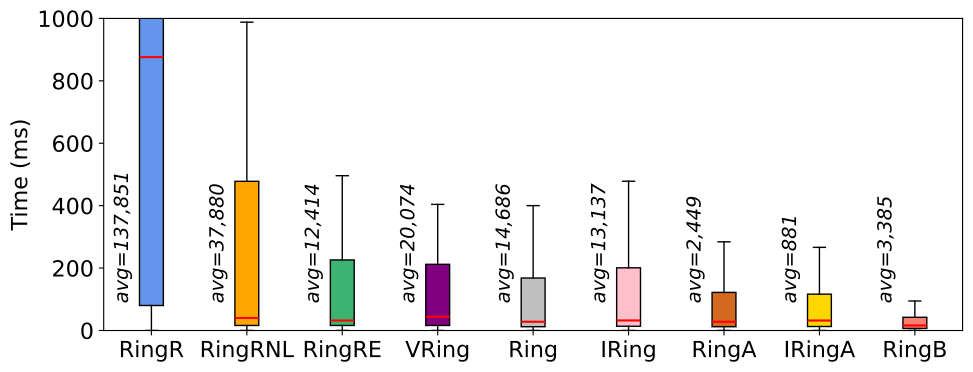

Here is the Python script that generated this plot:
import pandas as pd
import numpy as np
import matplotlib.pyplot as plt
import sys



plt.rcParams.update({'font.size': 16})

plt.rcParams['mathtext.fontset'] = 'custom'
plt.rcParams['mathtext.rm'] = 'Bitstream Vera Sans'
plt.rcParams['mathtext.it'] = 'Bitstream Vera Sans:italic'
plt.rcParams['mathtext.bf'] = 'Bitstream Vera Sans:bold'

limit = 600



def to_seconds(value):
	return value / 1000000000.0

#xaxis = float(sys.argv[3])
df_iring_adap = pd.read_csv("type3.iring.1000.time.csv" ,
					  header=None, delimiter=';', names=['id', 'res', 'time', 'utime'])
df_iring = pd.read_csv("type3.iring.fixed.1000.time.csv" ,
					  header=None, delimiter=';', names=['id', 'res', 'time', 'utime'])
df_ring_adap = pd.read_csv("type3.ring.1000.time.csv" ,
					  header=None, delimiter=';', names=['id', 'res', 'time', 'utime'])
df_ring = pd.read_csv("type3.ring.fixed.1000.time.csv" ,
					  header=None, delimiter=';', names=['id', 'res', 'time', 'utime'])
df_ring_muthu = pd.read_csv("type3.ring-muthu.fixed.1000.time.csv",
					   header=None, delimiter=';', names=['id', 'res', 'time', 'utime'])
df_ring_random = pd.read_csv("type3.ring.random.1000.time.csv" ,
					  header=None, delimiter=';', names=['id', 'res', 'time', 'utime'])
df_ring_random_lonely = pd.read_csv("type3.ring.random-lonely.1000.time.csv" ,
					  header=None, delimiter=';', names=['id', 'res', 'time', 'utime'])
df_ring_random_lonely_est = pd.read_csv("type3.ring.random-lonely-est.1000.time.csv" ,
					  header=None, delimiter=';', names=['id', 'res', 'time', 'utime'])
df_ring_best = pd.read_csv("type3.ring.best.1000.time.csv" ,
					  header=None, delimiter=';', names=['id', 'res', 'time'])
#df_compactltj = pd.read_csv("type3.cltj.1000.time.csv" ,
#					  header=None, delimiter=';', names=['id', 'res', 'time'])



df_data = pd.DataFrame()
df_data['RingR'] = df_ring_random['time'].div( 1000000.0)
df_data['RingRNL'] = df_ring_random_lonely['time'].div( 1000000.0)
df_data['RingRE'] = df_ring_random_lonely_est['time'].div( 1000000.0)
df_data['VRing'] = df_ring_muthu['time'].div( 1000000.0)
df_data['Ring'] = df_ring['time'].div( 1000000.0)
df_data['IRing'] = df_iring['time'].div( 1000000.0)
df_data['RingA'] = df_ring_adap['time'].div( 1000000.0)
df_data['IRingA'] = df_iring_adap['time'].div( 1000000.0)
df_data['RingB'] = df_ring_best['time'].div( 1000000.0)
#df_data['CompactLTJ'] = df_ring['time'].div( 1000000.0)



names = [ 'RingR', 'RingRNL', 'RingRE', 'VRing', 'Ring', 'IRing', 'RingA', 'IRingA', 'RingB']



fig, ax1 = plt.subplots(nrows=1, ncols=1, figsize=(10, 4))
#fig, ax1 = plt.subplots(nrows=1, ncols=1, figsize=(8, 6))

# rectangular box plot
bplot1 = ax1.boxplot(df_data,
					 widths=0.25,
                     patch_artist=True,  # fill with color
                     showfliers=False)  # will be used to label x-ticks
#ax1.set_title('VEOs', weight='bold')

colors = ['cornflowerblue', 'orange', 'mediumseagreen', 'purple', 'silver', 'pink', 'chocolate', 'gold', 'salmon']

i = 0
for bplot in bplot1['boxes']:
	bplot.set_facecolor(colors[i] )
	bplot.set_edgecolor('black')
	i = i + 1
i = 0
for bplot in bplot1['medians']:
	bplot.set_linewidth(1.5)
	bplot.set_color('red')
	i = i + 1
i = 0
for bplot in bplot1['caps']:
	#bplot.set_color(colors[i//2])
	bplot.set_color('black')
	i = i + 1

#fig = df_data.boxplot(positions=bpt, grid=False, return_type='axes')
#fig.plot()
#plt.suptitle(title)

x_labels = []
i = 1
for n in names:
	ax1.annotate('avg=' + '{:,}'.format(int(round(df_data[n].mean(),0))), (i-0.4, 100), rotation=90, fontsize=14, style='italic')
	i = i + 1


ax1.set_xticks(np.arange(1, 10, step=1), names)
ax1.set_ylim(top=1000)
ax1.set_ylim(bottom=-0.2)
#ax1.set_yscale('symlog')
#ax1.set_yscale('log')

ax1.set_ylabel("Time (ms)")


#fig.legend(bplot1['boxes'], names, ncol=5, fontsize=14, loc='upper center', bbox_to_anchor=[0.5, 1.05])
fig.tight_layout()
#plt.show()


fig.savefig('boxplots-type3.pdf', bbox_inches ="tight")

print(df_data.describe())
print(df_data.median())
#print "Errors"

#for e in errors:
#	print "---"+str(int(e)) + "---"
#	print "New:"
#	print df_new.loc[e-1]
#	print "\n"
#	print "Baseline:"
#	print df_baseline.loc[e-1]
#	print "\n"
